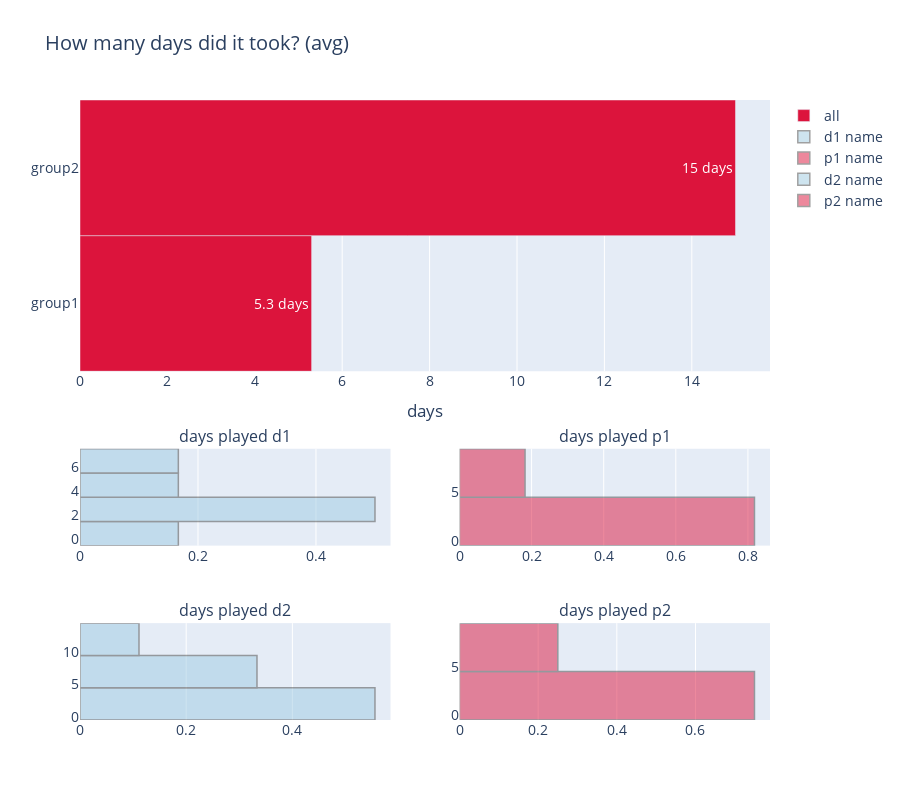

The code cell stored with this chart in its notebook:
### Code cell
from charts.bar import draw_figure1
groups = {"group1":5.3, "group2":15}
draw_figure1(groups=groups)

### Figure 1 — Plotly figure (JSON) as saved in the notebook; plotly's stock layout.template omitted (floating-point values rounded to 4 significant figures)
{"data": [{"marker": {"color": ["crimson", "crimson", "lightslategray", "lightslategray", "lightslategray", "lightslategray"]}, "name": "all", "orientation": "h", "text": ["5.3 days", "15 days"], "textposition": "auto", "type": "bar", "x": [5.3, 15], "xaxis": "x", "y": ["group1", "group2"], "yaxis": "y"}, {"histnorm": "probability", "marker": {"color": "rgb(158,202,225)", "line": {"width": 1.5}}, "name": "d1 name", "opacity": 0.5, "type": "histogram", "xaxis": "x2", "y": [1, 2, 3, 6, 3, 4], "yaxis": "y2"}, {"histnorm": "probability", "marker": {"color": "crimson", "line": {"width": 1.5}}, "name": "p1 name", "opacity": 0.5, "type": "histogram", "xaxis": "x3", "y": [1, 2, 3, 1, 1, 1, 3, 3, 3, 9, 9], "yaxis": "y3"}, {"histnorm": "probability", "marker": {"color": "rgb(158,202,225)", "line": {"width": 1.5}}, "name": "d2 name", "opacity": 0.5, "type": "histogram", "xaxis": "x4", "y": [1, 2, 3, 3, 7, 5, 12, 3, 6], "yaxis": "y4"}, {"histnorm": "probability", "marker": {"color": "crimson", "line": {"width": 1.5}}, "name": "p2 name", "opacity": 0.5, "type": "histogram", "xaxis": "x5", "y": [1, 2, 3, 0, 7, 0, 0, 7], "yaxis": "y5"}], "layout": {"annotations": [{"font": {"size": 16}, "showarrow": false, "text": "days played d1", "x": 0.225, "xanchor": "center", "xref": "paper", "y": 0.4375, "yanchor": "bottom", "yref": "paper"}, {"font": {"size": 16}, "showarrow": false, "text": "days played p1", "x": 0.775, "xanchor": "center", "xref": "paper", "y": 0.4375, "yanchor": "bottom", "yref": "paper"}, {"font": {"size": 16}, "showarrow": false, "text": "days played d2", "x": 0.225, "xanchor": "center", "xref": "paper", "y": 0.1562, "yanchor": "bottom", "yref": "paper"}, {"font": {"size": 16}, "showarrow": false, "text": "days played p2", "x": 0.775, "xanchor": "center", "xref": "paper", "y": 0.1562, "yanchor": "bottom", "yref": "paper"}], "font": {"size": 14}, "height": 800, "title": {"text": "How many days did it took? (avg)"}, "width": 900, "xaxis": {"anchor": "y", "domain": [0, 1], "title": {"text": "days"}}, "xaxis2": {"anchor": "y2", "domain": [0, 0.45]}, "xaxis3": {"anchor": "y3", "domain": [0.55, 1]}, "xaxis4": {"anchor": "y4", "domain": [0, 0.45]}, "xaxis5": {"anchor": "y5", "domain": [0.55, 1]}, "yaxis": {"anchor": "x", "domain": [0.5625, 1]}, "yaxis2": {"anchor": "x2", "domain": [0.2812, 0.4375]}, "yaxis3": {"anchor": "x3", "domain": [0.2812, 0.4375]}, "yaxis4": {"anchor": "x4", "domain": [0, 0.1562]}, "yaxis5": {"anchor": "x5", "domain": [0, 0.1562]}}}
